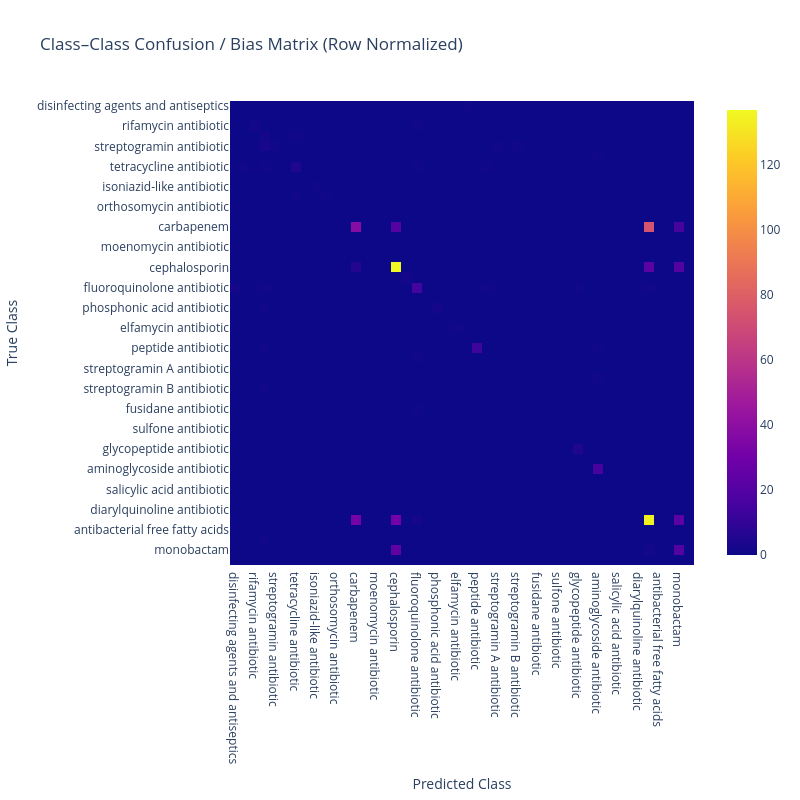

Here is the notebook cell this chart was saved with:
### Code cell
import plotly.express as px

px.imshow(
    conf,
    x=label_columns,
    y=label_columns,
    labels=dict(x="Predicted Class", y="True Class"),
    title="Class–Class Confusion / Bias Matrix (Row Normalized)",
).update_layout(
    autosize=False,
    width=800,
    height=800,
)

### Figure 1 — Plotly figure (JSON) as saved in the notebook; plotly's stock layout.template omitted (floating-point values rounded to 4 significant figures; data arrays with more than 128 entries replaced by an {"elided": "..."} marker saying what was removed)
{"data": [{"coloraxis": "coloraxis", "hovertemplate": "Predicted Class: %{x}<br>True Class: %{y}<br>color: %{z}<extra></extra>", "name": "0", "type": "heatmap", "x": ["disinfecting agents and antiseptics", "glycylcycline", "rifamycin antibiotic", "macrolide antibiotic", "streptogramin antibiotic", "pyrazine antibiotic", "tetracycline antibiotic", "bicyclomycin-like antibiotic", "isoniazid-like antibiotic", "nitroimidazole antibiotic", "orthosomycin antibiotic", "nitrofuran antibiotic", "carbapenem", "pactamycin-like antibiotic", "moenomycin antibiotic", "cycloserine-like antibiotic", "cephalosporin", "diaminopyrimidine antibiotic", "fluoroquinolone antibiotic", "antibiotic without defined classification", "phosphonic acid antibiotic", "pleuromutilin antibiotic", "elfamycin antibiotic", "nucleoside antibiotic", "peptide antibiotic", "phenicol antibiotic", "streptogramin A antibiotic", "aminocoumarin antibiotic", "streptogramin B antibiotic", "sulfonamide antibiotic", "fusidane antibiotic", "zoliflodacin-like antibiotic", "sulfone antibiotic", "thiosemicarbazone antibiotic", "glycopeptide antibiotic", "oxazolidinone antibiotic", "aminoglycoside antibiotic", "thioamide antibiotic", "salicylic acid antibiotic", "mupirocin-like antibiotic", "diarylquinoline antibiotic", "penicillin beta-lactam", "antibacterial free fatty acids", "lincosamide antibiotic", "monobactam", "polyamine antibiotic"], "xaxis": "x", "y": ["disinfecting agents and antiseptics", "glycylcycline", "rifamycin antibiotic", "macrolide antibiotic", "streptogramin antibiotic", "pyrazine antibiotic", "tetracycline antibiotic", "bicyclomycin-like antibiotic", "isoniazid-like antibiotic", "nitroimidazole antibiotic", "orthosomycin antibiotic", "nitrofuran antibiotic", "carbapenem", "pactamycin-like antibiotic", "moenomycin antibiotic", "cycloserine-like antibiotic", "cephalosporin", "diaminopyrimidine antibiotic", "fluoroquinolone antibiotic", "antibiotic without defined classification", "phosphonic acid antibiotic", "pleuromutilin antibiotic", "elfamycin antibiotic", "nucleoside antibiotic", "peptide antibiotic", "phenicol antibiotic", "streptogramin A antibiotic", "aminocoumarin antibiotic", "streptogramin B antibiotic", "sulfonamide antibiotic", "fusidane antibiotic", "zoliflodacin-like antibiotic", "sulfone antibiotic", "thiosemicarbazone antibiotic", "glycopeptide antibiotic", "oxazolidinone antibiotic", "aminoglycoside antibiotic", "thioamide antibiotic", "salicylic acid antibiotic", "mupirocin-like antibiotic", "diarylquinoline antibiotic", "penicillin beta-lactam", "antibacterial free fatty acids", "lincosamide antibiotic", "monobactam", "polyamine antibiotic"], "yaxis": "y", "z": {"elided": "46x46 int values"}}], "layout": {"autosize": false, "coloraxis": {"colorscale": [[0, "#0d0887"], [0.1111, "#46039f"], [0.2222, "#7201a8"], [0.3333, "#9c179e"], [0.4444, "#bd3786"], [0.5556, "#d8576b"], [0.6667, "#ed7953"], [0.7778, "#fb9f3a"], [0.8889, "#fdca26"], [1, "#f0f921"]]}, "height": 800, "title": {"text": "Class–Class Confusion / Bias Matrix (Row Normalized)"}, "width": 800, "xaxis": {"anchor": "y", "constrain": "domain", "domain": [0, 1], "scaleanchor": "y", "title": {"text": "Predicted Class"}}, "yaxis": {"anchor": "x", "autorange": "reversed", "constrain": "domain", "domain": [0, 1], "title": {"text": "True Class"}}}}
